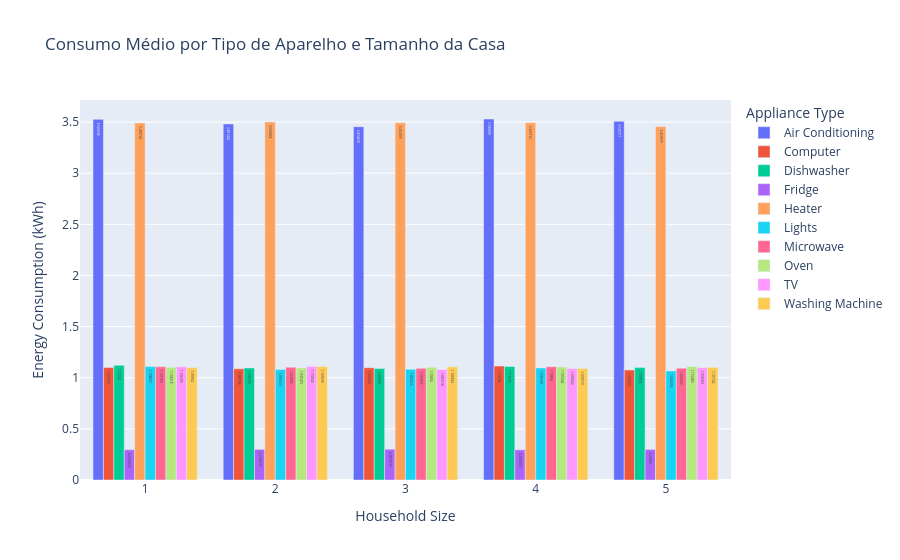

This figure's notebook cell:
### Code cell
df_grouped = df.groupby(["Household Size", "Appliance Type"], as_index=False)["Energy Consumption (kWh)"].mean()
px.bar(
    df_grouped,
    x="Household Size",
    y="Energy Consumption (kWh)",
    color="Appliance Type",
    barmode="group",
    title="Consumo Médio por Tipo de Aparelho e Tamanho da Casa",
    text_auto=True
)

### Figure 1 — Plotly figure (JSON) as saved in the notebook; plotly's stock layout.template omitted (floating-point values rounded to 4 significant figures)
{"data": [{"alignmentgroup": "True", "hovertemplate": "Appliance Type=Air Conditioning<br>Household Size=%{x}<br>Energy Consumption (kWh)=%{y}<extra></extra>", "legendgroup": "Air Conditioning", "marker": {"color": "#636efa", "pattern": {"shape": ""}}, "name": "Air Conditioning", "offsetgroup": "Air Conditioning", "orientation": "v", "showlegend": true, "textposition": "auto", "texttemplate": "%{y}", "type": "bar", "x": [1, 2, 3, 4, 5], "xaxis": "x", "y": [3.527, 3.481, 3.454, 3.53, 3.508], "yaxis": "y"}, {"alignmentgroup": "True", "hovertemplate": "Appliance Type=Computer<br>Household Size=%{x}<br>Energy Consumption (kWh)=%{y}<extra></extra>", "legendgroup": "Computer", "marker": {"color": "#EF553B", "pattern": {"shape": ""}}, "name": "Computer", "offsetgroup": "Computer", "orientation": "v", "showlegend": true, "textposition": "auto", "texttemplate": "%{y}", "type": "bar", "x": [1, 2, 3, 4, 5], "xaxis": "x", "y": [1.101, 1.087, 1.098, 1.115, 1.076], "yaxis": "y"}, {"alignmentgroup": "True", "hovertemplate": "Appliance Type=Dishwasher<br>Household Size=%{x}<br>Energy Consumption (kWh)=%{y}<extra></extra>", "legendgroup": "Dishwasher", "marker": {"color": "#00cc96", "pattern": {"shape": ""}}, "name": "Dishwasher", "offsetgroup": "Dishwasher", "orientation": "v", "showlegend": true, "textposition": "auto", "texttemplate": "%{y}", "type": "bar", "x": [1, 2, 3, 4, 5], "xaxis": "x", "y": [1.121, 1.096, 1.091, 1.11, 1.099], "yaxis": "y"}, {"alignmentgroup": "True", "hovertemplate": "Appliance Type=Fridge<br>Household Size=%{x}<br>Energy Consumption (kWh)=%{y}<extra></extra>", "legendgroup": "Fridge", "marker": {"color": "#ab63fa", "pattern": {"shape": ""}}, "name": "Fridge", "offsetgroup": "Fridge", "orientation": "v", "showlegend": true, "textposition": "auto", "texttemplate": "%{y}", "type": "bar", "x": [1, 2, 3, 4, 5], "xaxis": "x", "y": [0.2961, 0.3, 0.3009, 0.2954, 0.2988], "yaxis": "y"}, {"alignmentgroup": "True", "hovertemplate": "Appliance Type=Heater<br>Household Size=%{x}<br>Energy Consumption (kWh)=%{y}<extra></extra>", "legendgroup": "Heater", "marker": {"color": "#FFA15A", "pattern": {"shape": ""}}, "name": "Heater", "offsetgroup": "Heater", "orientation": "v", "showlegend": true, "textposition": "auto", "texttemplate": "%{y}", "type": "bar", "x": [1, 2, 3, 4, 5], "xaxis": "x", "y": [3.491, 3.501, 3.493, 3.493, 3.456], "yaxis": "y"}, {"alignmentgroup": "True", "hovertemplate": "Appliance Type=Lights<br>Household Size=%{x}<br>Energy Consumption (kWh)=%{y}<extra></extra>", "legendgroup": "Lights", "marker": {"color": "#19d3f3", "pattern": {"shape": ""}}, "name": "Lights", "offsetgroup": "Lights", "orientation": "v", "showlegend": true, "textposition": "auto", "texttemplate": "%{y}", "type": "bar", "x": [1, 2, 3, 4, 5], "xaxis": "x", "y": [1.109, 1.082, 1.083, 1.095, 1.067], "yaxis": "y"}, {"alignmentgroup": "True", "hovertemplate": "Appliance Type=Microwave<br>Household Size=%{x}<br>Energy Consumption (kWh)=%{y}<extra></extra>", "legendgroup": "Microwave", "marker": {"color": "#FF6692", "pattern": {"shape": ""}}, "name": "Microwave", "offsetgroup": "Microwave", "orientation": "v", "showlegend": true, "textposition": "auto", "texttemplate": "%{y}", "type": "bar", "x": [1, 2, 3, 4, 5], "xaxis": "x", "y": [1.108, 1.103, 1.092, 1.108, 1.093], "yaxis": "y"}, {"alignmentgroup": "True", "hovertemplate": "Appliance Type=Oven<br>Household Size=%{x}<br>Energy Consumption (kWh)=%{y}<extra></extra>", "legendgroup": "Oven", "marker": {"color": "#B6E880", "pattern": {"shape": ""}}, "name": "Oven", "offsetgroup": "Oven", "orientation": "v", "showlegend": true, "textposition": "auto", "texttemplate": "%{y}", "type": "bar", "x": [1, 2, 3, 4, 5], "xaxis": "x", "y": [1.102, 1.095, 1.102, 1.106, 1.11], "yaxis": "y"}, {"alignmentgroup": "True", "hovertemplate": "Appliance Type=TV<br>Household Size=%{x}<br>Energy Consumption (kWh)=%{y}<extra></extra>", "legendgroup": "TV", "marker": {"color": "#FF97FF", "pattern": {"shape": ""}}, "name": "TV", "offsetgroup": "TV", "orientation": "v", "showlegend": true, "textposition": "auto", "texttemplate": "%{y}", "type": "bar", "x": [1, 2, 3, 4, 5], "xaxis": "x", "y": [1.107, 1.111, 1.081, 1.091, 1.098], "yaxis": "y"}, {"alignmentgroup": "True", "hovertemplate": "Appliance Type=Washing Machine<br>Household Size=%{x}<br>Energy Consumption (kWh)=%{y}<extra></extra>", "legendgroup": "Washing Machine", "marker": {"color": "#FECB52", "pattern": {"shape": ""}}, "name": "Washing Machine", "offsetgroup": "Washing Machine", "orientation": "v", "showlegend": true, "textposition": "auto", "texttemplate": "%{y}", "type": "bar", "x": [1, 2, 3, 4, 5], "xaxis": "x", "y": [1.1, 1.11, 1.107, 1.09, 1.102], "yaxis": "y"}], "layout": {"barmode": "group", "legend": {"title": {"text": "Appliance Type"}, "tracegroupgap": 0}, "title": {"text": "Consumo Médio por Tipo de Aparelho e Tamanho da Casa"}, "xaxis": {"anchor": "y", "domain": [0, 1], "title": {"text": "Household Size"}}, "yaxis": {"anchor": "x", "domain": [0, 1], "title": {"text": "Energy Consumption (kWh)"}}}}
